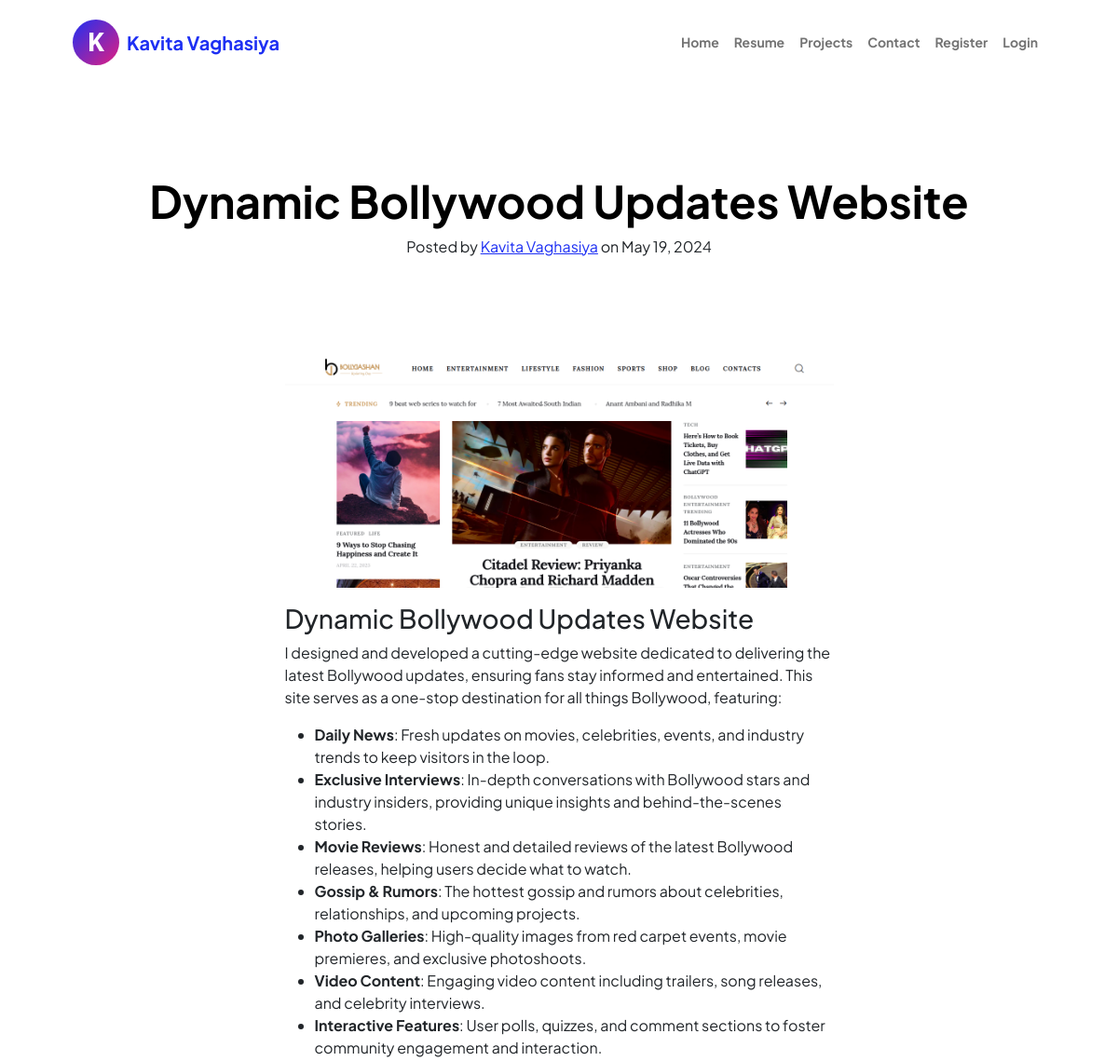
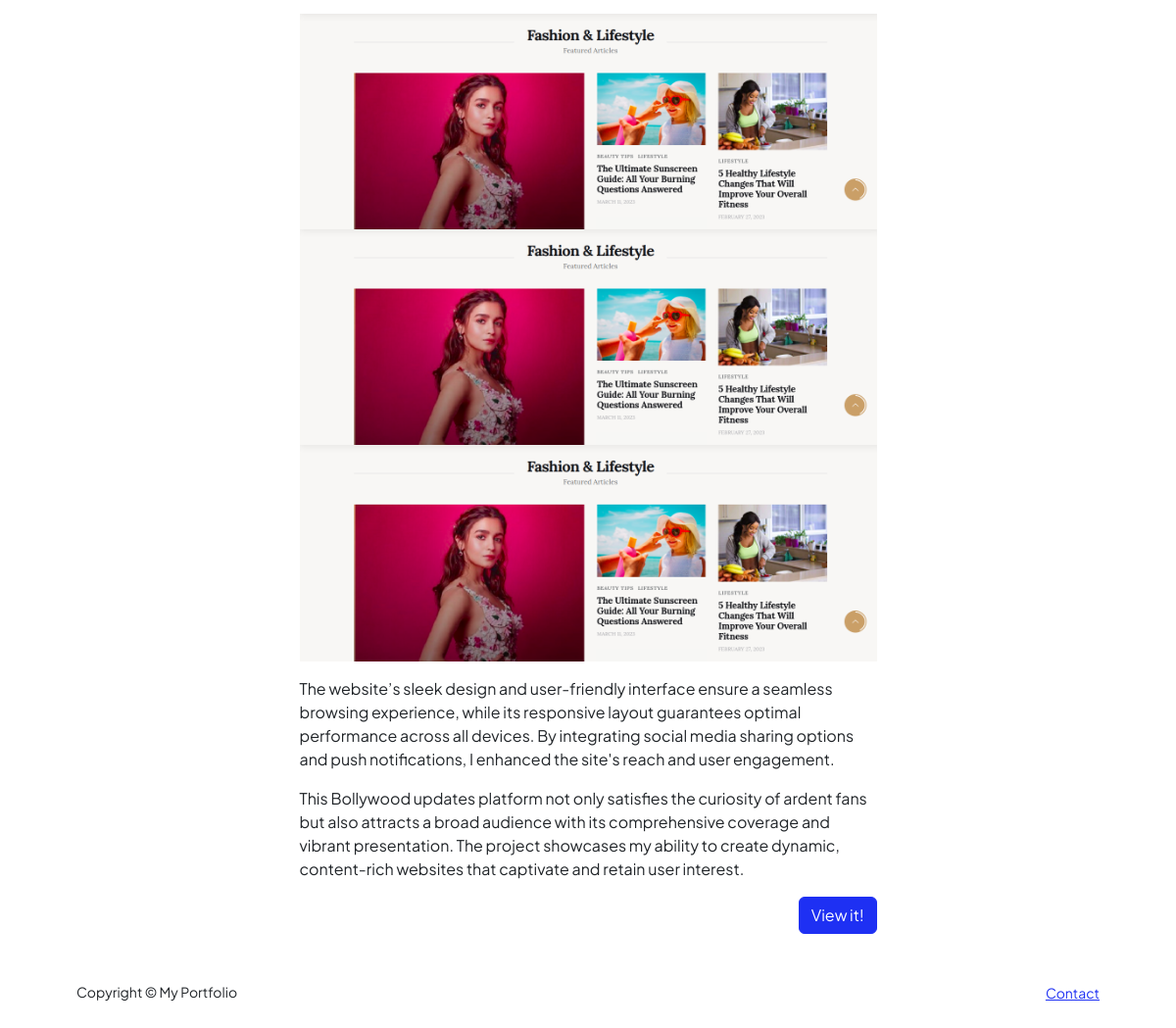
The page /project/12 on the database its author committed (2 pictures, top to bottom).
### main.py (models this page shows)
class PortfolioProjects(db.Model):
    __tablename__ = "projects"
    id: Mapped[int] = mapped_column(Integer, primary_key=True)
    author_id: Mapped[int] = mapped_column(Integer, db.ForeignKey("users.id"))
    author = relationship("User", back_populates="projects")
    title: Mapped[str] = mapped_column(String(250), unique=True, nullable=False)
    project_url: Mapped[str] = mapped_column(String(250))
    category: Mapped[str] = mapped_column(String(50))
    date: Mapped[str] = mapped_column(String(250), nullable=False)
    body: Mapped[str] = mapped_column(Text, nullable=False)
    img_url: Mapped[str] = mapped_column(String(250))

class User(UserMixin, db.Model):
    __tablename__ = "users"
    id: Mapped[int] = mapped_column(Integer, primary_key=True)
    email: Mapped[str] = mapped_column(String(100), unique=True)
    password: Mapped[str] = mapped_column(String(100))
    name: Mapped[str] = mapped_column(String(100))
    projects = relationship("PortfolioProjects", back_populates="author")

### main.py (the view)
@app.route("/project/<int:project_id>")
def show_single_project(project_id):
    requested_project = db.get_or_404(PortfolioProjects, project_id)
    return render_template("single-project.html", project=requested_project, current_user=current_user)

### templates/single-project.html (shortened to what this page needs)
{% include "header.html" %}
<div class="px-4 py-5 my-5 text-center">
    <h1 class="display-5 fw-bold text-body-emphasis">{{ project.title }}</h1>
    <div class="col-lg-6 mx-auto">
      <span class="meta">Posted by
            <a href="#">{{ project.author.name }}</a>
            on {{ project.date }}
      </span>
    </div>
  </div>
<article>
  <div class="container px-4 px-lg-5">
    <div class="row gx-4 gx-lg-5 justify-content-center">
      <div class="col-md-10 col-lg-8 col-xl-7">
        <img src="{{project.img_url}}" class="rounded mw-100" alt="...">
          <p>{{ project.body|safe }}</p>
          <div class="d-flex justify-content-end mb-4">
          <a
            class="btn btn-primary float-right"
            href="{{project.project_url}}"
            >View it!</a
          >
        </div>
      </div>
    </div>
  </div>
</article>
{% include "footer.html" %}

### templates/single-project.html (style rules this page uses)
article img { max-width: 100%; }

### rows shown on the page
PortfolioProjects: title "Dynamic Bollywood Updates Website", date "May 19, 2024", img_url (picture), body "Dynamic Bollywood Updates Website I designed and developed a cutting-edge website dedicated to delivering the latest Bollywood updates, ensuring fans stay informed and entertained. This site serves as a one-stop destination for all things Bollywood, featuring: Daily News : Fresh updates on movies, celebrities, events, and industry trends to keep visitors in the loop. Exclusive Interviews : In-depth conversations with Bollywood stars and industry insiders, providing unique insights and behind-the-scenes stories. Movie Reviews : Honest and detailed reviews of the latest Bollywood releases, helping users decide what to watch. Gossip & Rumors : The hottest gossip and rumors about celebrities,…", body (picture)
User: author.name "Kavita Vaghasiya"
